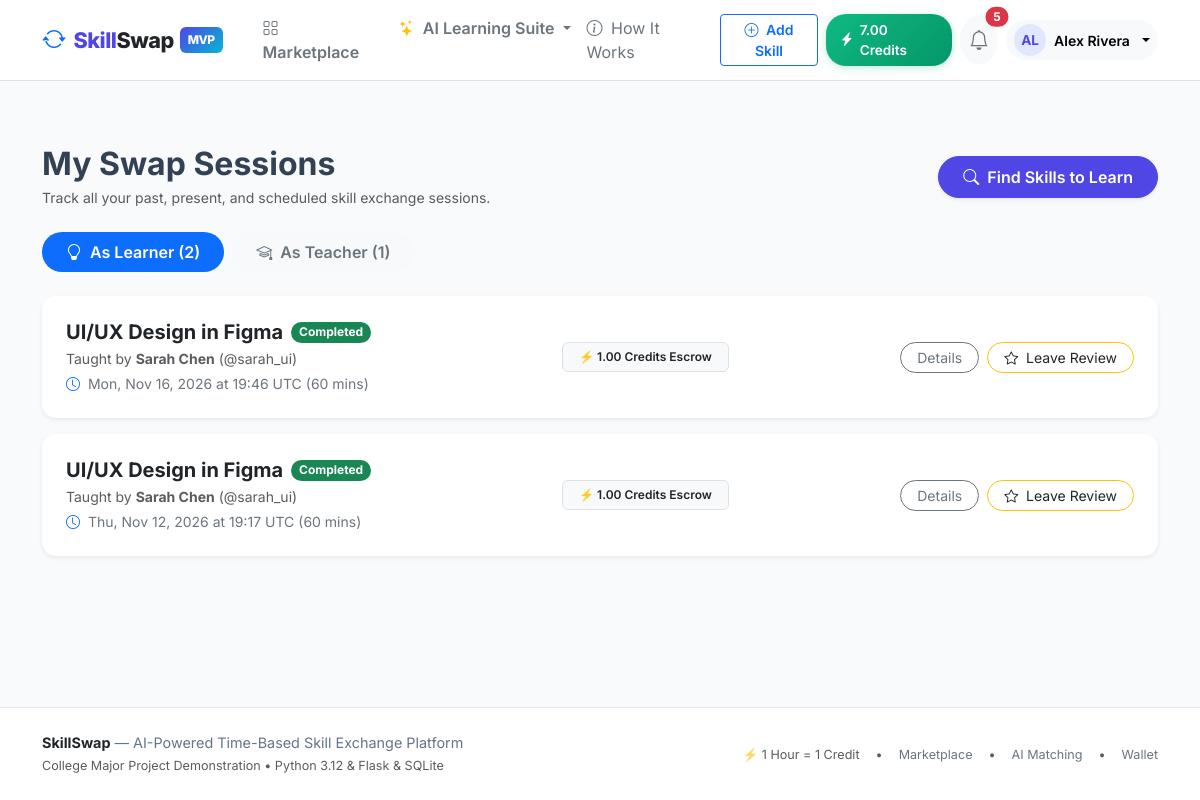
Page /bookings/ (signed in) on the committed database.
### app/models/wallet.py (models this page shows, shortened)
class Wallet(db.Model):
    __tablename__ = "wallets"
    id = db.Column(db.Integer, primary_key=True)
    user_id = db.Column(db.Integer, db.ForeignKey("users.id"), unique=True, nullable=False, index=True)
    available_balance = db.Column(db.Numeric(8, 2), default=Decimal("0.00"), nullable=False)
    reserved_balance = db.Column(db.Numeric(8, 2), default=Decimal("0.00"), nullable=False)
    updated_at = db.Column(db.DateTime, default=lambda: datetime.now(timezone.utc), onupdate=lambda: datetime.now(timezone.utc), nullable=False)
    user = db.relationship("User", back_populates="wallet")
    transactions = db.relationship(
        "WalletTransaction", back_populates="wallet", cascade="all, delete-orphan", order_by="desc(WalletTransaction.created_at)"
    )

### app/models/user.py (models this page shows, shortened)
class User(UserMixin, db.Model):
    __tablename__ = "users"
    id = db.Column(db.Integer, primary_key=True)
    username = db.Column(db.String(64), unique=True, nullable=False, index=True)
    email = db.Column(db.String(120), unique=True, nullable=False, index=True)
    password_hash = db.Column(db.String(256), nullable=False)
    full_name = db.Column(db.String(100), nullable=False)
    role = db.Column(db.String(20), default="user", nullable=False)  # 'user', 'admin'
    status = db.Column(db.String(20), default="active", nullable=False)  # 'active', 'suspended'
    bio = db.Column(db.Text, default="")
    headline = db.Column(db.String(150), default="")
    location = db.Column(db.String(100), default="")
    timezone = db.Column(db.String(50), default="UTC")
    avatar_path = db.Column(db.String(255), nullable=True)
    created_at = db.Column(db.DateTime, default=lambda: datetime.now(timezone.utc), nullable=False)
    updated_at = db.Column(db.DateTime, default=lambda: datetime.now(timezone.utc), onupdate=lambda: datetime.now(timezone.utc), nullable=False)
    wallet = db.relationship("Wallet", back_populates="user", uselist=False, cascade="all, delete-orphan")
    skills = db.relationship("UserSkill", back_populates="user", cascade="all, delete-orphan", lazy="dynamic")
    availability = db.relationship("AvailabilitySlot", back_populates="user", cascade="all, delete-orphan")
    bookings_as_learner = db.relationship(
        "Booking", foreign_keys="Booking.learner_id", back_populates="learner", lazy="dynamic"
    )
    bookings_as_teacher = db.relationship(
        "Booking", foreign_keys="Booking.teacher_id", back_populates="teacher", lazy="dynamic"
    )
    reviews_given = db.relationship(
        "Review", foreign_keys="Review.reviewer_id", back_populates="reviewer", lazy="dynamic"
    )
    reviews_received = db.relationship(
        "Review", foreign_keys="Review.reviewee_id", back_populates="reviewee", lazy="dynamic"
    )
    notifications = db.relationship("Notification", back_populates="user", cascade="all, delete-orphan", lazy="dynamic")
    roadmaps = db.relationship("LearningRoadmap", back_populates="user", cascade="all, delete-orphan", lazy="dynamic")
    quizzes = db.relationship("GeneratedQuiz", back_populates="user", cascade="all, delete-orphan", lazy="dynamic")
    ai_conversations = db.relationship("AIConversation", back_populates="user", cascade="all, delete-orphan", lazy="dynamic")
    ai_prefs = db.relationship("UserAIPrefs", back_populates="user", uselist=False, cascade="all, delete-orphan")
    @property
    def is_admin(self) -> bool:
        return self.role == "admin"
    @property
    def is_active(self) -> bool:
        return self.status == "active"

### app/models/booking.py (models this page shows, shortened)
class Booking(db.Model):
    __tablename__ = "bookings"
    id = db.Column(db.Integer, primary_key=True)
    learner_id = db.Column(db.Integer, db.ForeignKey("users.id"), nullable=False, index=True)
    teacher_id = db.Column(db.Integer, db.ForeignKey("users.id"), nullable=False, index=True)
    skill_id = db.Column(db.Integer, db.ForeignKey("skills.id"), nullable=False, index=True)
    start_utc = db.Column(db.DateTime, nullable=False, index=True)
    duration_min = db.Column(db.Integer, default=60, nullable=False)
    credits = db.Column(db.Numeric(8, 2), default=Decimal("1.00"), nullable=False)
    notes = db.Column(db.Text, default="")
    status = db.Column(db.String(20), default="pending", nullable=False, index=True)
    room_id = db.Column(db.String(64), unique=True, nullable=False, index=True)
    learner_confirmed = db.Column(db.Boolean, default=False, nullable=False)
    teacher_confirmed = db.Column(db.Boolean, default=False, nullable=False)
    created_at = db.Column(db.DateTime, default=lambda: datetime.now(timezone.utc), nullable=False)
    updated_at = db.Column(db.DateTime, default=lambda: datetime.now(timezone.utc), onupdate=lambda: datetime.now(timezone.utc), nullable=False)
    learner = db.relationship("User", foreign_keys=[learner_id], back_populates="bookings_as_learner")
    teacher = db.relationship("User", foreign_keys=[teacher_id], back_populates="bookings_as_teacher")
    skill = db.relationship("Skill", back_populates="bookings")
    credit_reservation = db.relationship("CreditReservation", back_populates="booking", uselist=False, cascade="all, delete-orphan")
    wallet_transactions = db.relationship("WalletTransaction", back_populates="booking")
    reviews = db.relationship("Review", back_populates="booking", cascade="all, delete-orphan")
    dispute = db.relationship("Dispute", back_populates="booking", uselist=False, cascade="all, delete-orphan")
    __table_args__ = (
        db.CheckConstraint("learner_id != teacher_id", name="check_learner_teacher_different"),
    )

### app/models/skills.py (models this page shows, shortened)
class Skill(db.Model):
    __tablename__ = "skills"
    id = db.Column(db.Integer, primary_key=True)
    category_id = db.Column(db.Integer, db.ForeignKey("skill_categories.id"), nullable=False, index=True)
    name = db.Column(db.String(100), nullable=False, index=True)
    category = db.relationship("SkillCategory", back_populates="skills")
    user_skills = db.relationship("UserSkill", back_populates="skill", cascade="all, delete-orphan", lazy="dynamic")
    bookings = db.relationship("Booking", back_populates="skill", lazy="dynamic")
    __table_args__ = (
        db.UniqueConstraint("category_id", "name", name="uq_category_skill_name"),
    )

### app/bookings/routes.py (the view)
@bp.route("/")
@login_required
def index():
    tab = request.args.get("tab", "learning")
    learning_bookings = (
        Booking.query.filter_by(learner_id=current_user.id)
        .order_by(Booking.created_at.desc())
        .all()
    )
    teaching_bookings = (
        Booking.query.filter_by(teacher_id=current_user.id)
        .order_by(Booking.created_at.desc())
        .all()
    )
    return render_template(
        "bookings/index.html",
        learning_bookings=learning_bookings,
        teaching_bookings=teaching_bookings,
        active_tab=tab,
    )

### app/templates/bookings/index.html (shortened to what this page needs)
{% extends "base.html" %}
{% block content %}
<div class="container py-4">
  <div class="d-flex justify-content-between align-items-center mb-4">
    <div>
      <h2 class="fw-bold mb-1">My Swap Sessions</h2>
      <p class="text-muted small mb-0">Track all your past, present, and scheduled skill exchange sessions.</p>
    </div>
    <a href="{{ url_for('skills.index') }}" class="btn btn-primary rounded-pill px-4 shadow-sm">
      <i class="bi bi-search me-1"></i> Find Skills to Learn
    </a>
  </div>
  <ul class="nav nav-pills mb-4 gap-2">
    <li class="nav-item">
      <a class="nav-link rounded-pill px-4 fw-semibold {{ 'active' if active_tab == 'learning' else 'bg-light text-secondary' }}" href="{{ url_for('bookings.index', tab='learning') }}">
        <i class="bi bi-lightbulb me-1"></i> As Learner ({{ learning_bookings|length }})
      </a>
    </li>
    <li class="nav-item">
      <a class="nav-link rounded-pill px-4 fw-semibold {{ 'active' if active_tab == 'teaching' else 'bg-light text-secondary' }}" href="{{ url_for('bookings.index', tab='teaching') }}">
        <i class="bi bi-mortarboard me-1"></i> As Teacher ({{ teaching_bookings|length }})
      </a>
    </li>
  </ul>
  {% if active_tab == 'learning' %}
    {% if learning_bookings %}
      <div class="d-flex flex-column gap-3">
        {% for b in learning_bookings %}
          <div class="card p-4 border-0 shadow-sm card-hover">
            <div class="row align-items-center gy-3">
              <div class="col-md-5">
                <div class="d-flex align-items-center gap-2 mb-1">
                  <h5 class="fw-bold mb-0">{{ b.skill.name }}</h5>
                  <span class="badge
                    {% if b.status == 'completed' %}bg-success
                    {% elif b.status == 'scheduled' %}bg-primary
                    {% elif b.status == 'pending' %}bg-warning text-dark
                    {% elif b.status == 'in_progress' %}bg-info text-dark
                    {% elif b.status == 'disputed' %}bg-danger
                    {% else %}bg-secondary{% endif %} rounded-pill small">
                    {{ b.status.title() }}
                  </span>
                </div>
                <div class="text-muted small">
                  Taught by <strong>{{ b.teacher.full_name }}</strong> (@{{ b.teacher.username }})
                </div>
                <div class="text-secondary small mt-1">
                  <i class="bi bi-clock me-1 text-primary"></i> {{ b.start_utc.strftime('%a, %b %d, %Y at %H:%M UTC') }} ({{ b.duration_min }} mins)
                </div>
              </div>
              <div class="col-md-3 text-md-center">
                <span class="badge bg-light text-dark border px-3 py-2 fw-semibold">
                  ⚡ {{ b.credits }} Credits Escrow
                </span>
              </div>
              <div class="col-md-4 text-md-end d-flex flex-wrap justify-content-md-end gap-2">
                <a href="{{ url_for('bookings.detail', booking_id=b.id) }}" class="btn btn-outline-secondary btn-sm rounded-pill px-3">
                  Details
                </a>
                {% if b.status == 'completed' and not b.reviews %}
                  <a href="{{ url_for('reviews.new', booking_id=b.id) }}" class="btn btn-outline-warning text-dark btn-sm rounded-pill px-3">
                    <i class="bi bi-star me-1"></i> Leave Review
                  </a>
                {% endif %}
              </div>
            </div>
          </div>
        {% endfor %}
      </div>
    {% endif %}
  {% endif %}
</div>
{% endblock %}

### app/templates/base.html (shortened to what this page needs)
<!DOCTYPE html>
<html lang="en">
<head>
  <link href="https://cdn.jsdelivr.net/npm/bootstrap@5.3.3/dist/css/bootstrap.min.css" rel="stylesheet">
  <link rel="stylesheet" href="https://cdn.jsdelivr.net/npm/bootstrap-icons@1.11.3/font/bootstrap-icons.min.css">
  <link rel="stylesheet" href="{{ url_for('static', filename='css/custom.css') }}">
</head>
<body>
  <nav class="navbar navbar-expand-lg navbar-light bg-white border-bottom sticky-top py-2">
    <div class="container">
      <a class="navbar-brand d-flex align-items-center" href="{{ url_for('dashboard.index') }}">
        <i class="bi bi-arrow-repeat text-primary me-2 fs-4"></i>
        <span>Skill<span class="text-dark">Swap</span></span>
        <span class="brand-badge">MVP</span>
      </a>
      <div class="collapse navbar-collapse" id="navbarMain">
        <ul class="navbar-nav me-auto mb-2 mb-lg-0 ms-lg-3">
          <li class="nav-item">
            <a class="nav-link fw-semibold text-secondary" href="{{ url_for('skills.index') }}">
              <i class="bi bi-grid me-1"></i> Marketplace
            </a>
          </li>
          <li class="nav-item dropdown">
            <a class="nav-link dropdown-toggle fw-semibold text-secondary" href="#" role="button" data-bs-toggle="dropdown">
              <i class="bi bi-stars text-warning me-1"></i> AI Learning Suite
            </a>
          </li>
          <li class="nav-item">
            <a class="nav-link text-secondary" href="#" data-bs-toggle="modal" data-bs-target="#howItWorksModal">
              <i class="bi bi-info-circle me-1"></i> How It Works
            </a>
          </li>
        </ul>
        <div class="d-flex align-items-center gap-2">
          {% if current_user.is_authenticated %}
            <a href="{{ url_for('skills.new') }}" class="btn btn-outline-primary btn-sm fw-semibold d-none d-md-inline-block">
              <i class="bi bi-plus-circle me-1"></i> Add Skill
            </a>
            <a href="{{ url_for('wallet.index') }}" class="credit-pill" title="1 Hour Teaching = 1 Credit">
              <i class="bi bi-lightning-charge-fill"></i>
              <span>{{ current_user.wallet.available_balance if current_user.wallet else '0.00' }} Credits</span>
            </a>
            <a href="{{ url_for('notifications.index') }}" class="btn btn-light position-relative p-2 rounded-circle" title="Notifications">
              <i class="bi bi-bell fs-5 text-secondary"></i>
              {% if unread_count > 0 %}
                <span class="position-absolute top-0 start-100 translate-middle badge rounded-pill bg-danger">
                  {{ unread_count }}
                </span>
              {% endif %}
            </a>
            <div class="dropdown">
              <button class="btn btn-light dropdown-toggle d-flex align-items-center gap-2 border-0 rounded-pill px-2 py-1" data-bs-toggle="dropdown">
                <div class="avatar-circle" style="width: 32px; height: 32px; font-size: 0.85rem;">
                  {{ current_user.username[:2].upper() }}
                </div>
                <span class="fw-semibold small d-none d-lg-inline">{{ current_user.full_name }}</span>
              </button>
            </div>
          {% else %}
            <a href="{{ url_for('auth.login') }}" class="btn btn-link text-decoration-none text-secondary fw-semibold">Sign In</a>
            <a href="{{ url_for('auth.register') }}" class="btn btn-primary fw-semibold shadow-sm">
              Get Started <span class="badge bg-warning text-dark ms-1">+2.0 Cr</span>
            </a>
          {% endif %}
        </div>
      </div>
    </div>
  </nav>
  <main class="py-4">
    {% block content %}{% endblock %}
  </main>
  <footer class="mt-auto">
    <div class="container">
      <div class="row gy-3 align-items-center">
        <div class="col-md-6 text-center text-md-start">
          <span class="fw-bold text-dark">SkillSwap</span> — AI-Powered Time-Based Skill Exchange Platform
          <div class="text-muted small mt-1">College Major Project Demonstration • Python 3.12 & Flask & SQLite</div>
        </div>
        <div class="col-md-6 text-center text-md-end">
          <div class="d-inline-flex gap-3 text-muted small">
            <span>⚡ 1 Hour = 1 Credit</span>
            <span>•</span>
            <a href="{{ url_for('skills.index') }}" class="text-decoration-none text-secondary">Marketplace</a>
            <span>•</span>
            <a href="{{ url_for('ai.matching') }}" class="text-decoration-none text-secondary">AI Matching</a>
            <span>•</span>
            <a href="{{ url_for('wallet.index') }}" class="text-decoration-none text-secondary">Wallet</a>
          </div>
        </div>
      </div>
    </div>
  </footer>
</body>
</html>

### rows in the picture
Wallet: wallet "7.00"
User: username "AL", full_name "Alex Rivera"
Booking: skill.name "UI/UX Design in Figma", status "Completed", teacher.full_name "Sarah Chen", teacher.username "sarah_ui", start_utc "Mon, Nov 16, 2026 at 19:46 UTC", duration_min "60", credits "1.00"
Booking: skill.name "UI/UX Design in Figma", status "Completed", teacher.full_name "Sarah Chen", teacher.username "sarah_ui", start_utc "Thu, Nov 12, 2026 at 19:17 UTC", duration_min "60", credits "1.00"

### other values in the picture
{{ unread_count }} "5"
{{ learning_bookings|length }} "2"
{{ teaching_bookings|length }} "1"
